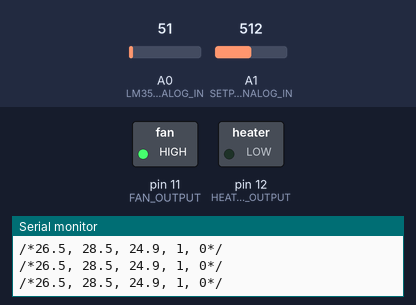
This sketch was run on a simulated Arduino Uno, built with avr-gcc and run on an emulated ATmega328P. Parts: switched loads named in the sketch (green lamp = pin HIGH), the last lines printed to the serial monitor. The inputs (shaded band) are chosen by the test bench; at power-on: A0 (LM35_ANALOG_IN) = 51, A1 (SETPOINT_ANALOG_IN) = 512.

Above: at 1.2 s.
1.3 s: A0 (LM35_ANALOG_IN) set to 65
At 1.9 s:
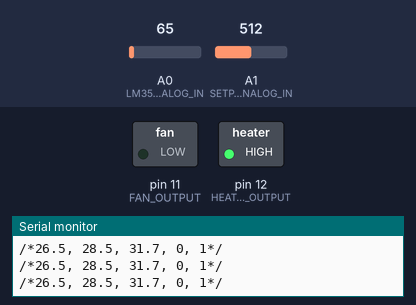
2.8 s: A0 (LM35_ANALOG_IN) set to 30
At 3.8 s:
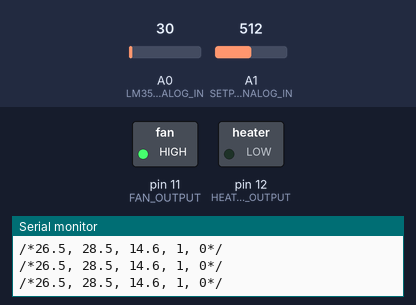
4.3 s: A0 (LM35_ANALOG_IN) set to 61
At 5.8 s:
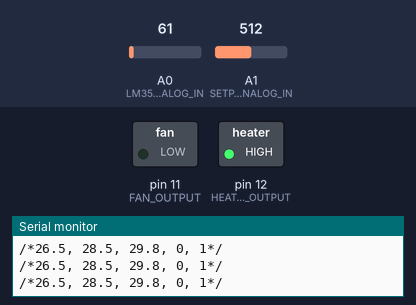
Timing chart, 0 to 7.3 s (numbered marks = the images above; inputs shaded):
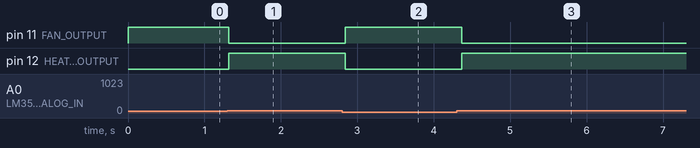

Measured:
- the behaviour switches between 58 and 59 on A0 (LM35_ANALOG_IN) (found by bisection; images 0 and 1)
- after the input at 1.3 s, pin 11 (FAN_OUTPUT): HIGH → LOW at once; pin 12 (HEATER_OUTPUT): LOW → HIGH at once
- after the input at 2.8 s, pin 11 (FAN_OUTPUT): LOW → HIGH at once; pin 12 (HEATER_OUTPUT): HIGH → LOW at once
- after the input at 4.3 s, pin 11 (FAN_OUTPUT): HIGH → LOW after 0.07 s; pin 12 (HEATER_OUTPUT): LOW → HIGH after 0.07 s

The sketch:

LM35_Thermostat_with_Hysteresis.ino
```cpp
// (licence header left out)
// defines
#define ADC_FSR		5.0 // ADC Full Scale Range [V]
#define Q			(ADC_FSR/1024.0)	// ADC resolution [V/LSB]
#define K_LM35		Q/0.01	// transducer constant [°C/LSB]

#define HEATER_OUTPUT		12	// Digital output pin to control the heater
#define FAN_OUTPUT			11	// Digital output pin to control the fan
#define LM35_ANALOG_IN		A0	// Analog pin to read the LM35 output
#define SETPOINT_ANALOG_IN	A1	// Analog pin to read the setpoint
#define DUMMY_ANALOG_IN		A2

#define	TMIN		(double) 15.0	// Minimum settable temperature [°C]
#define TMAX		(double) 40.0	// Maximum settable temperature [°C]
#define HYST		(double) 2	// Regulation hysteresis [°C]
#define m (double) (TMAX - TMIN)/1024 // scaling factor (from sp input voltage to temperature) [°C/LSB]

// Definition of ON/OFF symbols to simplify relay module drive
// There are relays modules that are "active low" (i.e. they are ON on the LOW state of the driving digital input
// and other that are "active high", i.e. they are ON on the HIGH status of the driving digital input
#define ON      LOW
#define OFF     HIGH

// Macro definition
#define HEATER(status) (digitalWrite(HEATER_OUTPUT, status))
#define FAN(status)	(digitalWrite(FAN_OUTPUT, status))

double sp, t, dummy, lt, ht; // setpoint, actual temperature, low threshold, high threshold


void setup()
{
	//analogReference(INTERNAL); // Switch the ADC reference input to the 1.1 V internal reference. Uncomment if VREF = 1.1
	pinMode(HEATER_OUTPUT, OUTPUT);
	pinMode(FAN_OUTPUT, OUTPUT);
	HEATER(OFF);
	FAN(OFF);
	Serial.begin(115200);
	Serial.println("LM35 Thermostat w/ histeresys");
	Serial.println("setpoint temperature heater fan");
}

void loop()
{
	sp = TMIN + m*analogRead(SETPOINT_ANALOG_IN); // actual setpoint in degrees Celsius
	t = K_LM35 * analogRead(LM35_ANALOG_IN); // actual temperature in degrees Celsius
	t = K_LM35 * analogRead(LM35_ANALOG_IN); // actual temperature in degrees Celsius

	lt = sp - HYST / 2;
	ht = sp + HYST / 2;

	// Thermostat w/ Hysteresis implementation
	if (t < lt) {

		// Temperature less than the lower threshold => switch heater on an fan off!
		HEATER(ON);
		FAN(OFF);
	}
	else if (t > ht) {

		// Temperature greater than the higher threshold => switch heater off and fan on!
		HEATER(OFF);
		FAN(ON);
	}
	else {
		// Temperature is in the hysteresis window => don't do anything!
	}

	// Sends a string formatted as <lt>, <ht>, <t>, <heater_status>, <fan_status>CRLF over the serial port
	Serial.print("/*"); // needed as start of frame by Serial Studio
	Serial.print(lt, 1);
	Serial.print(", ");
	Serial.print(ht, 1);
	Serial.print(", ");
	Serial.print(t, 1);
	Serial.print(", ");
	Serial.print(digitalRead(HEATER_OUTPUT) ? "0":"1");
	Serial.print(", ");
	Serial.print(digitalRead(FAN_OUTPUT) ? "0":"1");
	Serial.println("*/"); // needed as end of frame by Serial Studio

	delay(100);
}
```
